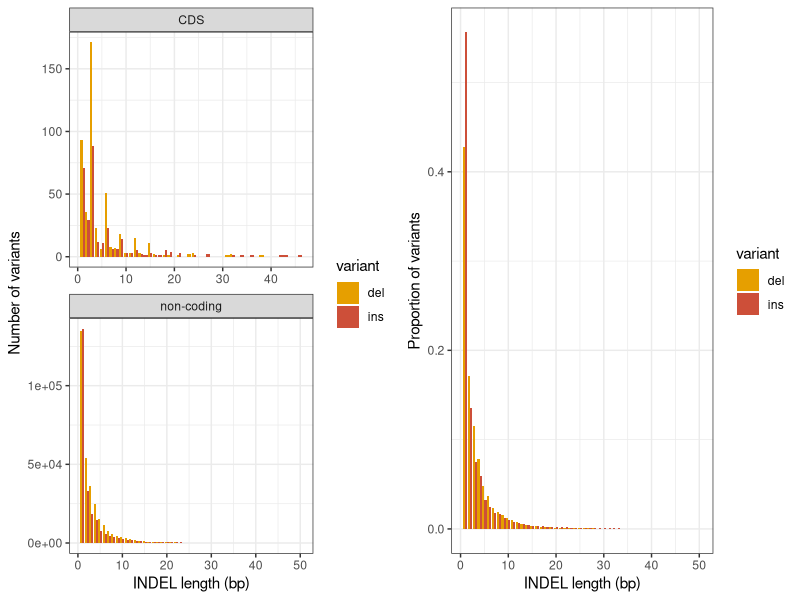

Generate this figure with R:
# Title     : gt indel lengths
# Objective : generates summary plot of indel lengths
# Created by: henryjuho
# Created on: 28/09/2017

library(ggplot2)
library(dplyr)
library(gridExtra)

cbPalette <- c("#E69F00", 'tomato 3', 'steel blue', "#999999", "#56B4E9", "#009E73", "#F0E442", "#0072B2", "#D55E00", "#CC79A7")

length_data = read.delim('gt_indel_lengths.txt')

# prop length distro
non_coding_pol = subset(length_data, variant!='indel' & region=='non-coding')
ins_data = subset(non_coding_pol, variant=='ins')
no_ins = sum(ins_data$count)
ins_data$prop = ins_data$count/no_ins
del_data = subset(non_coding_pol, variant=='del')
no_del = sum(del_data$count)
del_data$prop = del_data$count/no_del
prop_data = rbind(ins_data, del_data)

# length prop plot
prop_plot = ggplot(prop_data, aes(x=length, y=prop, fill=variant))+
    geom_bar(stat='identity', position='dodge') +
    theme_bw(base_size = 11) +
    labs(x='INDEL length (bp)', y='Proportion of variants') +
    scale_fill_manual(values=cbPalette)

len_plot = ggplot(subset(length_data, variant!='indel' & region!='gwide'), aes(x=length, y=count, fill=variant))+
    geom_bar(stat='identity', position='dodge') +
    theme_bw(base_size = 11) +
    labs(x='INDEL length (bp)', y='Number of variants') +
    scale_fill_manual(values=cbPalette) +
    facet_wrap(~region, ncol=1, scales='free')

png('gt_lengths.png', height=5, width=10, units='in', res=320)
grid.arrange(len_plot, prop_plot, nrow=1)
dev.off()
